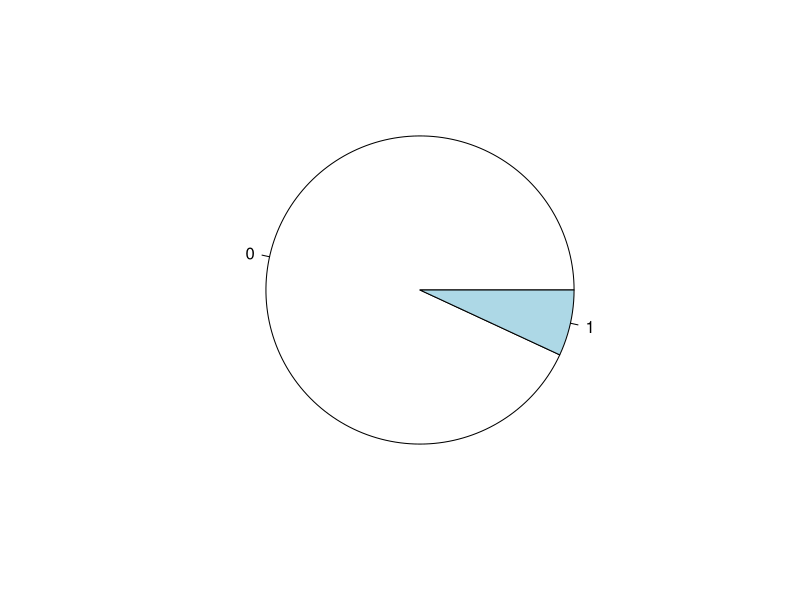
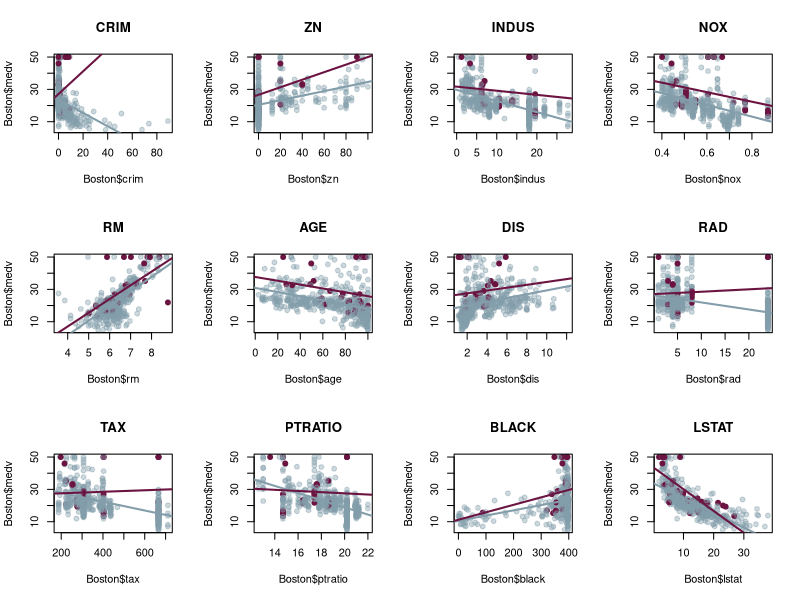
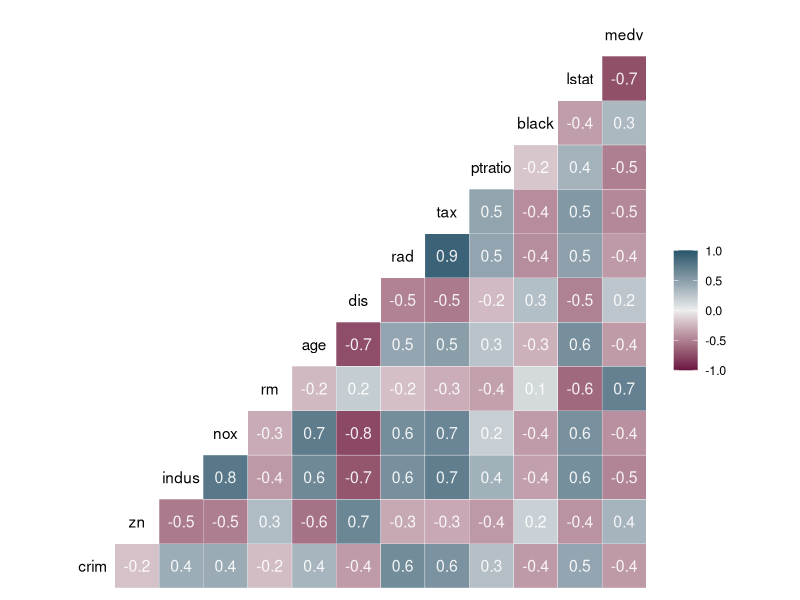
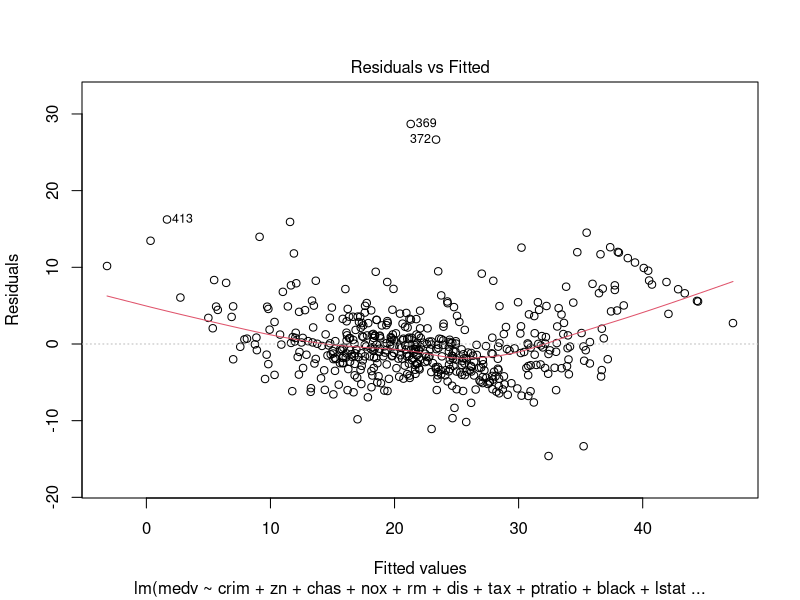
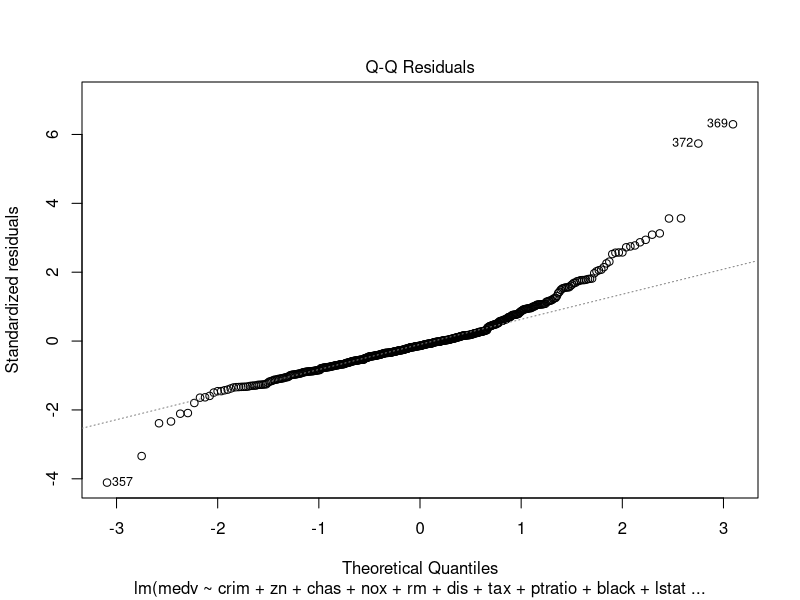
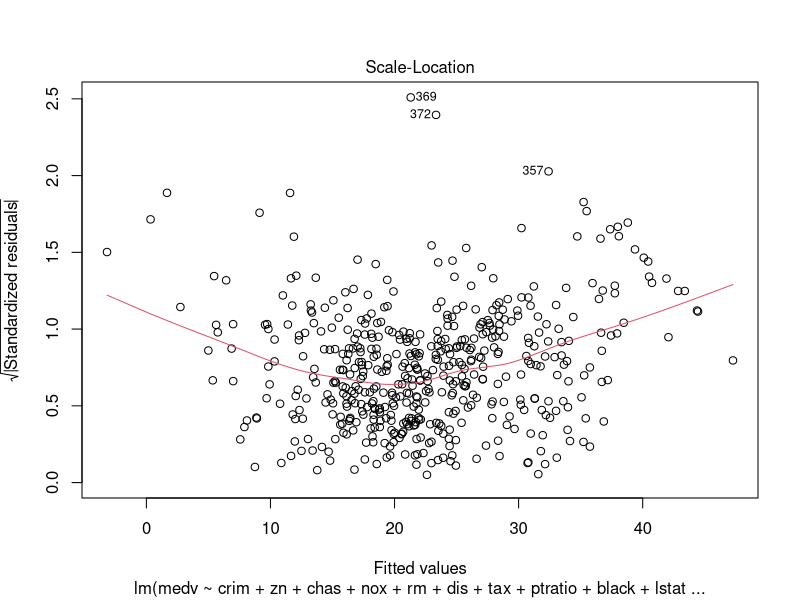
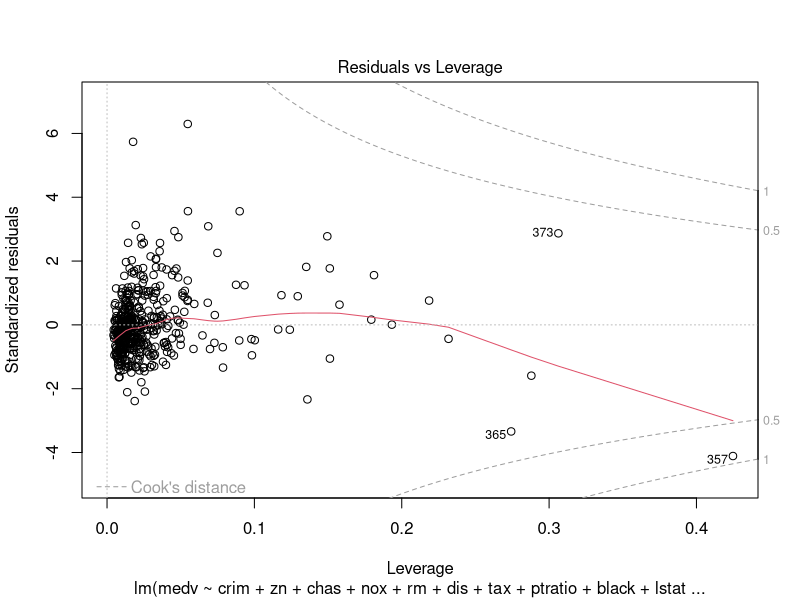

R code for these plots, in order:
library(MASS)
library(tidyverse)
library(corrplot)
library(GGally)

View(Boston)
#write.csv(Boston, "Boston Housing.csv")

Boston$chas <- as.factor(Boston$chas)
chas <- summary(Boston$chas)
pie(chas)

#### Scatter Plot ####
chas_0 <- dplyr::filter(Boston, chas==0)
chas_1 <- dplyr::filter(Boston, chas==1)

lm_crim0 <- lm(medv~crim,chas_0)
lm_crim1 <- lm(medv~crim,chas_1)
lm_zn0 <- lm(medv~zn,chas_0)
lm_zn1 <- lm(medv~zn,chas_1)
lm_indus0 <- lm(medv~indus,chas_0)
lm_indus1 <- lm(medv~indus,chas_1)
lm_nox0 <- lm(medv~nox,chas_0)
lm_nox1 <- lm(medv~nox,chas_1)
lm_rm0 <- lm(medv~rm,chas_0)
lm_rm1 <- lm(medv~rm,chas_1)
lm_age0 <- lm(medv~age,chas_0)
lm_age1 <- lm(medv~age,chas_1)
lm_dis0 <- lm(medv~dis,chas_0)
lm_dis1 <- lm(medv~dis,chas_1)
lm_rad0 <- lm(medv~rad,chas_0)
lm_rad1 <- lm(medv~rad,chas_1)
lm_tax0 <- lm(medv~tax,chas_0)
lm_tax1 <- lm(medv~tax,chas_1)
lm_ptratio0 <- lm(medv~ptratio,chas_0)
lm_ptratio1 <- lm(medv~ptratio,chas_1)
lm_black0 <- lm(medv~black,chas_0)
lm_black1 <- lm(medv~black,chas_1)
lm_lstat0 <- lm(medv~lstat,chas_0)
lm_lstat1 <- lm(medv~lstat,chas_1)

par(mfrow=c(3,4))
crim_plot <- plot(Boston$crim,Boston$medv, col=ifelse(Boston$chas==0,alpha("#839EAA", 0.4),alpha("#6B1441",1)), pch=19, main= "CRIM");abline(lm_crim0, lwd=2, col="#839EAA");abline(lm_crim1, lwd=2, col="#6B1441")
zn_plot <- plot(Boston$zn,Boston$medv, col=ifelse(Boston$chas==0,alpha("#839EAA", 0.4),alpha("#6B1441",1)), pch=19, main= "ZN");abline(lm_zn0, lwd = 2, col="#839EAA");abline(lm_zn1, lwd=2, col="#6B1441")
indus_plot <- plot(Boston$indus,Boston$medv, col=ifelse(Boston$chas==0,alpha("#839EAA", 0.4),alpha("#6B1441",1)), pch=19, main= "INDUS");abline(lm_indus0, lwd = 2, col="#839EAA");abline(lm_indus1, lwd=2, col="#6B1441")
nox_plot <- plot(Boston$nox,Boston$medv, col=ifelse(Boston$chas==0,alpha("#839EAA", 0.4),alpha("#6B1441",1)), pch=19, main= "NOX");abline(lm_nox0, lwd = 2, col="#839EAA");abline(lm_nox1, lwd=2, col="#6B1441")
rm_plot <- plot(Boston$rm,Boston$medv, col=ifelse(Boston$chas==0,alpha("#839EAA", 0.4),alpha("#6B1441",1)), pch=19, main= "RM");abline(lm_rm0, lwd = 2, col="#839EAA");abline(lm_rm1, lwd=2, col="#6B1441")
age_plot <- plot(Boston$age,Boston$medv, col=ifelse(Boston$chas==0,alpha("#839EAA", 0.4),alpha("#6B1441",1)), pch=19, main= "AGE");abline(lm_age0, lwd = 2, col="#839EAA");abline(lm_age1, lwd=2, col="#6B1441")
dis_plot <- plot(Boston$dis,Boston$medv, col=ifelse(Boston$chas==0,alpha("#839EAA", 0.4),alpha("#6B1441",1)), pch=19, main= "DIS");abline(lm_dis0, lwd = 2, col="#839EAA");abline(lm_dis1, lwd=2, col="#6B1441")
rad_plot <- plot(Boston$rad,Boston$medv, col=ifelse(Boston$chas==0,alpha("#839EAA", 0.4),alpha("#6B1441",1)), pch=19, main= "RAD");abline(lm_rad0, lwd = 2, col="#839EAA");abline(lm_rad1, lwd=2, col="#6B1441")
tax_plot <- plot(Boston$tax,Boston$medv, col=ifelse(Boston$chas==0,alpha("#839EAA", 0.4),alpha("#6B1441",1)), pch=19, main= "TAX");abline(lm_tax0, lwd = 2, col="#839EAA");abline(lm_tax1, lwd=2, col="#6B1441")
ptratio_plot <- plot(Boston$ptratio,Boston$medv, col=ifelse(Boston$chas==0,alpha("#839EAA", 0.4),alpha("#6B1441",1)), pch=19, main= "PTRATIO");abline(lm_ptratio0, lwd = 2, col="#839EAA");abline(lm_ptratio1, lwd=2, col="#6B1441")
black_plot <- plot(Boston$black,Boston$medv, col=ifelse(Boston$chas==0,alpha("#839EAA", 0.4),alpha("#6B1441",1)), pch=19, main= "BLACK");abline(lm_black0, lwd = 2, col="#839EAA");abline(lm_black1, lwd=2, col="#6B1441")
lstat_plot <- plot(Boston$lstat,Boston$medv, col=ifelse(Boston$chas==0,alpha("#839EAA", 0.4),alpha("#6B1441",1)), pch=19, main= "LSTAT");abline(lm_lstat0, lwd = 2, col="#839EAA");abline(lm_lstat1, lwd=2, col="#6B1441")
par(mfrow=c(1,1))

#### Correlation Matrix ####
ggcorr(Boston, label = TRUE, label_alpha = 0.9, label_color = "white", low="#6B1441", high = "#27566B")

#### MODEL BUILDING ####
m1 <- lm(medv~lstat, data=Boston);summary(m1) ##  R-sq: 0.5441  Sig of F: < 2.2e-16

m2 <- lm(medv~.,data=Boston); summary(m2) ##  Adj. R-sq: 0.7338  Sig of F: < 2.2e-16
m3 <- lm(medv~crim+zn+chas+nox+rm+dis+rad+tax+ptratio+black+lstat, data=Boston); summary(m3) ##  Adj. R-sq: 0.7406  Sig of F: < 2.2e-16

m4 <- lm(medv~crim+chas+chas*crim, data=Boston);summary(m4)
m5 <- lm(medv~chas+indus+chas*indus, data=Boston); summary(m5)
m6 <- lm(medv~chas+rad+chas*rad, data=Boston);summary(m6) 
m7 <- lm(medv~chas+tax+chas*tax, data=Boston);summary(m7) 
m8 <- lm(medv~chas+ptratio+chas*ptratio, data=Boston);summary(m8) 
m9 <- lm(medv~chas+black+chas*black, data=Boston);summary(m9) 
m10 <- lm(medv~chas+lstat+chas*lstat, data=Boston);summary(m10)

m11 <- lm(medv~crim+zn+chas+nox+rm+dis+tax+ptratio+black+lstat+chas*rad+chas*tax+chas*ptratio+chas*lstat, data=Boston); summary(m11) 
m12 <- lm(medv~crim+zn+chas+nox+rm+dis+tax+ptratio+black+lstat+chas*crim+chas*lstat, data=Boston); summary(m12)
m12 <- lm(medv~crim+zn+chas+nox+rm+dis+tax+ptratio+black+lstat, data=Boston); summary(m12)

m14 <- lm(medv~crim+zn+chas+nox+rm+dis+tax+ptratio+black+lstat+chas*crim, data=Boston);summary(m14) 
m14_2 <- lm(medv~crim+zn+chas+nox+rm+dis+ptratio+black+lstat+chas*crim, data=Boston);summary(m14_2) 
m15 <- lm(medv~crim+zn+chas+nox+rm+dis+tax+ptratio+black+lstat+chas*indus, data=Boston);summary(m15)
m16 <- lm(medv~crim+zn+chas+nox+rm+dis+tax+ptratio+black+lstat+chas*rad, data=Boston);summary(m16)
m16_2 <- lm(medv~crim+zn+chas+nox+rm+dis+rad+ptratio+black+lstat+chas*rad, data=Boston);summary(m16_2)
m17 <- lm(medv~crim+zn+chas+nox+rm+dis+tax+ptratio+black+lstat+chas*tax, data=Boston);summary(m17)
m18 <- lm(medv~crim+zn+chas+nox+rm+dis+tax+ptratio+black+lstat+chas*ptratio, data=Boston);summary(m18)
m18_2 <- lm(medv~zn+chas+nox+rm+dis+ptratio+black+lstat+chas*ptratio, data=Boston);summary(m18_2)
m19 <- lm(medv~crim+zn+chas+nox+rm+dis+tax+ptratio+black+lstat+chas*black, data=Boston);summary(m19)
m20 <- lm(medv~crim+zn+chas+nox+rm+dis+tax+ptratio+black+lstat+chas*lstat, data=Boston);summary(m20)
m20_2 <- lm(medv~crim+zn+chas+nox+rm+dis+ptratio+black+lstat+chas*lstat, data=Boston);summary(m20_2)

m21 <- lm(medv~crim+zn+chas+nox+rm+dis+tax+ptratio+black+lstat+chas*crim+chas*tax+chas*ptratio+chas*lstat, data=Boston);summary(m21)
m22 <- lm(medv~crim+zn+chas+nox+rm+dis+tax+ptratio+black+lstat+chas*crim+chas*tax+chas*lstat, data=Boston);summary(m22)
m23 <- lm(medv~crim+zn+chas+nox+rm+dis+ptratio+black+lstat+chas*crim+chas*tax+chas*lstat, data=Boston);summary(m23)

finalModel <- m22
summary(finalModel)

plot(finalModel)

